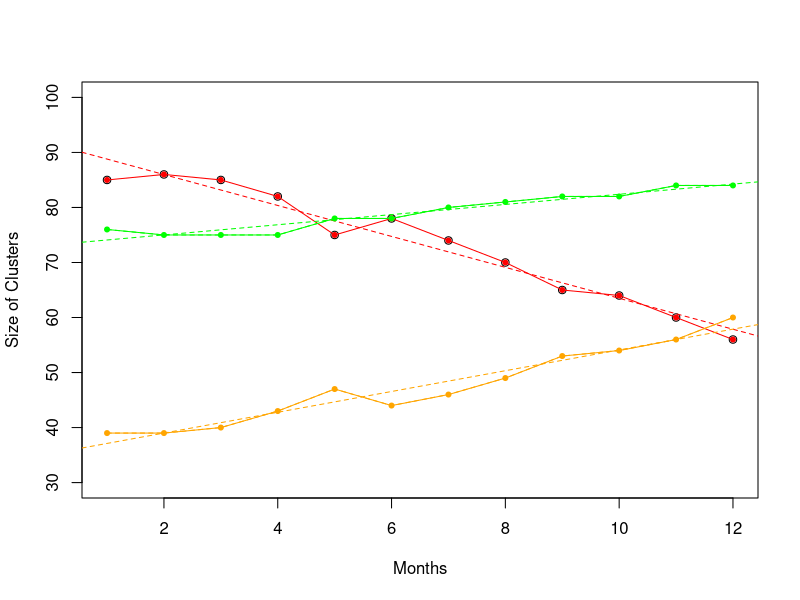

Write the R code that produced this figure.
# Trend understanding using lm regression
# lm is choosen as the data changes over one year times are not significant 

read_file <- function() {
  dat = read.csv("./qoc_data.csv", sep = ",", header = FALSE)
  return(dat)
}
direction<-function(x){
  if(all(diff(x)>0)) return('Increasing')
  if(all(diff(x)<0)) return('Decreasing')
  return('Mixed')
}

data <- read_file()

colors = c("red", "orange", "green")


x <- c(1:12)
y <- as.numeric(as.vector(data[1,]))
plot(x,y, ylim=c(30,100), xlab="Months", ylab = "Size of Clusters" )
# first cluster line - high risk
points(x,y,type='o', pch=20, col="red")
# plot the lin regression line to understand the slope
high_risk_model <- lm(y ~ x)

n <- 3
mat <- matrix(ncol=2, nrow=n)
colnames(mat) <- c("Intercept", "Slope")
rownames(mat) <- c("high risk", "moderate risk" , "low risk")
mat[1,]  <- coef(high_risk_model)

abline(high_risk_model, col=colors[1], lty = 2)
#summary(high_risk_model)


for(i in 2:3)
{
  x <- c(1:12)
  y <- as.numeric(as.vector(data[i,]))
  
  lines(x, y, col=colors[i],lty=2)
  points(x,y,type='o', pch=20, col=colors[i])
  
  temp_model <- lm(y ~ x)
  mat[i,] <- coef(temp_model)
  abline(temp_model, col=colors[i], lty = 2) 
  
}

print(mat)

#direction(as.numeric(data[1,]))
#direction(as.numeric(data[2,]))
#direction(as.numeric(data[3,]))


##
##s1 <- ses(c1_data, h=12, alpha=0.1, initial="simple")

